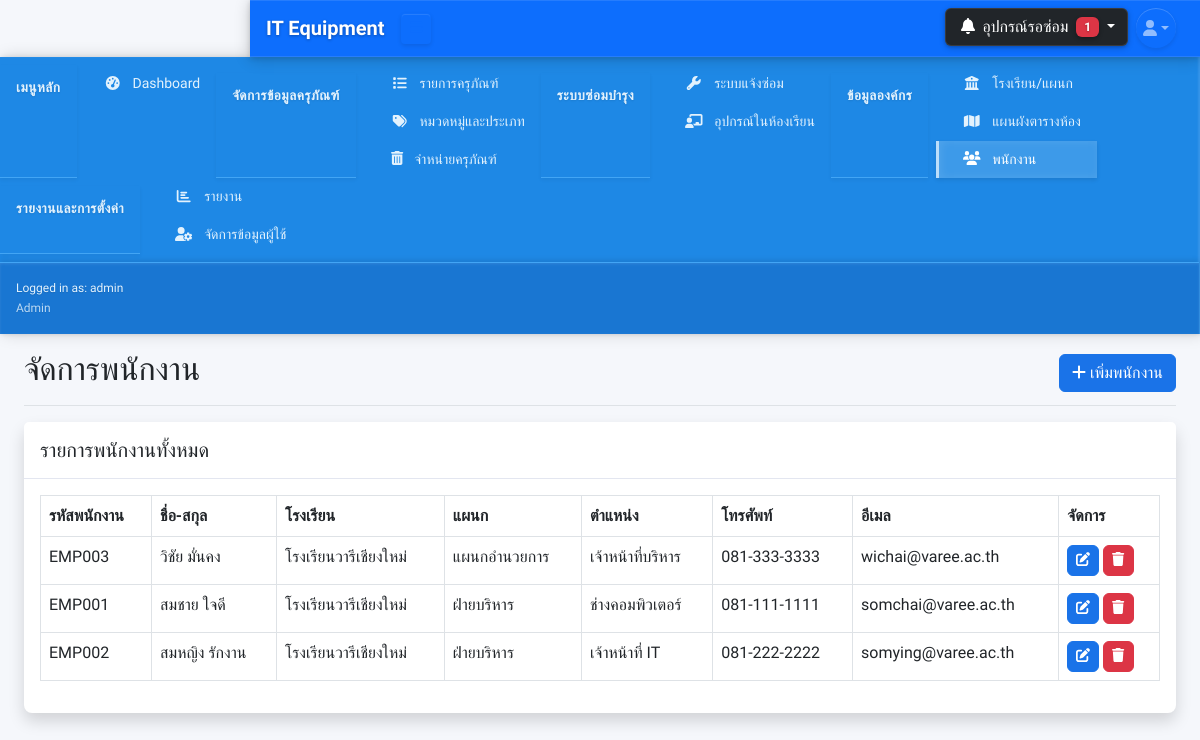
The page /employees.php (signed in) on the database its author committed.
### tables this page shows
CREATE TABLE IF NOT EXISTS employees (
    id INT AUTO_INCREMENT PRIMARY KEY COMMENT 'รหัสพนักงาน (Primary Key)',
    employee_code VARCHAR(20) UNIQUE COMMENT 'รหัสพนักงานสำหรับอ้างอิง',
    first_name VARCHAR(50) NOT NULL COMMENT 'ชื่อพนักงาน',
    last_name VARCHAR(50) NOT NULL COMMENT 'นามสกุลพนักงาน',
    department_id INT COMMENT 'รหัสแผนก (Foreign Key)',
    position_name VARCHAR(100) COMMENT 'ตำแหน่งงาน',
    email_address VARCHAR(100) COMMENT 'ที่อยู่อีเมลพนักงาน',
    phone_number VARCHAR(20) COMMENT 'เบอร์โทรศัพท์พนักงาน',
    created_at TIMESTAMP DEFAULT CURRENT_TIMESTAMP COMMENT 'วันที่สร้างบันทึก',
    updated_at TIMESTAMP DEFAULT CURRENT_TIMESTAMP ON UPDATE CURRENT_TIMESTAMP COMMENT 'วันที่แก้ไขล่าสุด',
    FOREIGN KEY (department_id) REFERENCES departments(id) ON DELETE SET NULL,
    INDEX idx_employee_code (employee_code),
    INDEX idx_department_id (department_id),
    INDEX idx_employee_name (first_name, last_name)
);

CREATE TABLE IF NOT EXISTS departments (
    id INT AUTO_INCREMENT PRIMARY KEY COMMENT 'รหัสแผนก (Primary Key)',
    school_name VARCHAR(100) NOT NULL COMMENT 'ชื่อโรงเรียน',
    department_name VARCHAR(100) NOT NULL COMMENT 'ชื่อแผนก',
    department_description TEXT COMMENT 'รายละเอียดแผนก',
    created_at TIMESTAMP DEFAULT CURRENT_TIMESTAMP COMMENT 'วันที่สร้างบันทึก',
    updated_at TIMESTAMP DEFAULT CURRENT_TIMESTAMP ON UPDATE CURRENT_TIMESTAMP COMMENT 'วันที่แก้ไขล่าสุด',
    INDEX idx_school_name (school_name),
    INDEX idx_department_name (department_name)
);

### employees.php (the view, shortened to what this page needs)
<?php
require_once 'includes/header.php';
$employees_query = "SELECT e.*, d.department_name, d.school_name
    FROM employees e
    LEFT JOIN departments d ON e.department_id = d.id
    ORDER BY e.first_name, e.last_name";
$employees_list = $db->query($employees_query)->fetchAll(PDO::FETCH_ASSOC);
?>
<?php include 'includes/navbar.php'; ?>
<?php
include 'includes/sidebar.php';
?>
<div id="layoutSidenav_content">
    <main >
    <div class="container-fluid px-4">
    <div class="d-flex justify-content-between flex-wrap flex-md-nowrap align-items-center pt-3 pb-2 mb-3 border-bottom">
        <h1 class="h2">จัดการพนักงาน</h1>
        <button type="button" class="btn btn-primary" data-bs-toggle="modal" data-bs-target="#employeeModal" onclick="clearForm()">
            <i class="fas fa-plus"></i> เพิ่มพนักงาน
        </button>
    </div>
    <div class="card shadow mb-4">
        <div class="card-header py-3">
            <h5 class="m-0 font-weight-bold ">รายการพนักงานทั้งหมด</h5>
        </div>
        <div class="card-body">
            <div class="table-responsive">
                <table class="table table-bordered" id="dataTable" width="100%" cellspacing="0">
                    <thead>
                        <tr>
                            <th>รหัสพนักงาน</th>
                            <th>ชื่อ-สกุล</th>
                            <th>โรงเรียน</th>
                            <th>แผนก</th>
                            <th>ตำแหน่ง</th>
                            <th>โทรศัพท์</th>
                            <th>อีเมล</th>
                            <th>จัดการ</th>
                        </tr>
                    </thead>
                    <tbody>
                        <?php foreach($employees_list as $employee): ?>
                        <tr>
                            <td><?php echo $employee['employee_code']; ?></td>
                            <td><?php echo $employee['first_name'] . ' ' . $employee['last_name']; ?></td>
                            <td>
                                <?php if (!empty($employee['school_name'])): ?>
                                    <?php echo $employee['school_name']; ?>
                                <?php else: ?>
                                    <span class="text-muted">ไม่ได้ระบุ</span>
                                <?php endif; ?>
                            </td>
                            <td>
                                <?php if (!empty($employee['department_name'])): ?>
                                    <?php echo $employee['department_name']; ?>
                                <?php else: ?>
                                    <span class="text-muted">ไม่ได้ระบุ</span>
                                <?php endif; ?>
                            </td>
                            <td><?php echo $employee['position_name']; ?></td>
                            <td><?php echo $employee['phone_number']; ?></td>
                            <td><?php echo $employee['email_address']; ?></td>
                            <td>
                                <button type="button" class="btn btn-sm btn-primary" data-bs-toggle="modal" data-bs-target="#employeeModal" onclick='editEmployee(<?php echo json_encode($employee); ?>)'>
                                    <i class="fas fa-edit"></i>
                                </button>
                                <a href="employees.php?action=delete&id=<?php echo $employee['id']; ?>" class="btn btn-sm btn-danger" onclick="return confirm('คุณแน่ใจหรือไม่?')">
                                    <i class="fas fa-trash"></i>
                                </a>
                            </td>
                        </tr>
                        <?php endforeach; ?>
                    </tbody>
                </table>
            </div>
        </div>
    </div>
</main>
<?php require_once 'includes/footer.php'; ?>

### css/styles.css (style rules this page uses)
:root { --primary: #1a73e8; --primary-dark: #0d47a1; --secondary: #6c757d; --success: #28a745; --info: #17a2b8; --warning: #ffc107; --danger: #dc3545; --light: #f8f9fa; --dark: #343a40; }
body { font-family: 'Prompt', sans-serif; background-color: #f5f7fb; }
.card { border: none; border-radius: 0.5rem; box-shadow: 0 0.15rem 1.75rem 0 rgba(58, 59, 69, 0.15); margin-bottom: 1.5rem; }
.card-header { background-color: white; border-bottom: 1px solid #e3e6f0; font-weight: 600; }
.btn { border-radius: 0.375rem; font-weight: 500; }
.btn-primary { background-color: var(--primary); border-color: var(--primary); }
.table-responsive { overflow-x: auto; }

### includes/header.php (style rules this page uses)
:root { --primary: #1a73e8; --primary-dark: #0d47a1; --secondary: #6c757d; --success: #28a745; --info: #17a2b8; --warning: #ffc107; --danger: #dc3545; --light: #f8f9fa; --dark: #343a40; }
body { font-family: 'Prompt', sans-serif; background-color: #f5f7fb; }

### rows shown on the page
employees: employee_code "EMP003", first_name "วิชัย", last_name "มั่นคง", department.school_name "โรงเรียนวารีเชียงใหม่", department.department_name "แผนกอำนวยการ", position_name "เจ้าหน้าที่บริหาร", phone_number "081-333-3333", email_address "wichai@varee.ac.th"
employees: employee_code "EMP001", first_name "สมชาย", last_name "ใจดี", department.school_name "โรงเรียนวารีเชียงใหม่", department.department_name "ฝ่ายบริหาร", position_name "ช่างคอมพิวเตอร์", phone_number "081-111-1111", email_address "somchai@varee.ac.th"
employees: employee_code "EMP002", first_name "สมหญิง", last_name "รักงาน", department.school_name "โรงเรียนวารีเชียงใหม่", department.department_name "ฝ่ายบริหาร", position_name "เจ้าหน้าที่ IT", phone_number "081-222-2222", email_address "somying@varee.ac.th"

### other values the page prints
$pending_count "1"
$_SESSION['username'] "admin"
$_SESSION['role'] "Admin"
